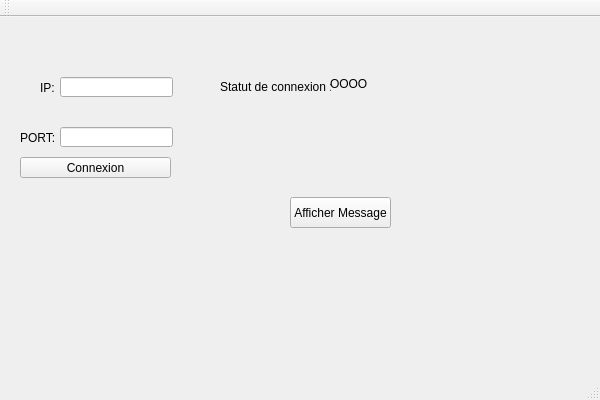
<?xml version="1.0" encoding="UTF-8"?>
<ui version="4.0">
 <class>QtWidgetsApplication1Class</class>
 <widget class="QMainWindow" name="QtWidgetsApplication1Class">
  <property name="geometry">
   <rect>
    <x>0</x>
    <y>0</y>
    <width>600</width>
    <height>400</height>
   </rect>
  </property>
  <property name="windowTitle">
   <string>QtWidgetsApplication1</string>
  </property>
  <widget class="QWidget" name="centralWidget">
   <widget class="QPushButton" name="pushButton">
    <property name="geometry">
     <rect>
      <x>20</x>
      <y>140</y>
      <width>151</width>
      <height>21</height>
     </rect>
    </property>
    <property name="text">
     <string>Connexion</string>
    </property>
   </widget>
   <widget class="QPushButton" name="pushButton_2">
    <property name="geometry">
     <rect>
      <x>290</x>
      <y>180</y>
      <width>101</width>
      <height>31</height>
     </rect>
    </property>
    <property name="text">
     <string>Afficher Message</string>
    </property>
   </widget>
   <widget class="QLabel" name="label">
    <property name="geometry">
     <rect>
      <x>40</x>
      <y>50</y>
      <width>16</width>
      <height>41</height>
     </rect>
    </property>
    <property name="text">
     <string>IP:</string>
    </property>
   </widget>
   <widget class="QLabel" name="label_2">
    <property name="geometry">
     <rect>
      <x>20</x>
      <y>100</y>
      <width>41</width>
      <height>41</height>
     </rect>
    </property>
    <property name="text">
     <string>PORT:</string>
    </property>
   </widget>
   <widget class="QLineEdit" name="lineEdit">
    <property name="geometry">
     <rect>
      <x>60</x>
      <y>60</y>
      <width>113</width>
      <height>20</height>
     </rect>
    </property>
   </widget>
   <widget class="QLineEdit" name="lineEdit_2">
    <property name="geometry">
     <rect>
      <x>60</x>
      <y>110</y>
      <width>113</width>
      <height>20</height>
     </rect>
    </property>
   </widget>
   <widget class="QLabel" name="label_3">
    <property name="geometry">
     <rect>
      <x>220</x>
      <y>60</y>
      <width>111</width>
      <height>20</height>
     </rect>
    </property>
    <property name="text">
     <string>Statut de connexion :</string>
    </property>
   </widget>
   <widget class="QLabel" name="label_4">
    <property name="geometry">
     <rect>
      <x>330</x>
      <y>60</y>
      <width>47</width>
      <height>13</height>
     </rect>
    </property>
    <property name="text">
     <string>OOOO</string>
    </property>
   </widget>
  </widget>
  <widget class="QMenuBar" name="menuBar">
   <property name="geometry">
    <rect>
     <x>0</x>
     <y>0</y>
     <width>600</width>
     <height>21</height>
    </rect>
   </property>
  </widget>
  <widget class="QToolBar" name="mainToolBar">
   <attribute name="toolBarArea">
    <enum>TopToolBarArea</enum>
   </attribute>
   <attribute name="toolBarBreak">
    <bool>false</bool>
   </attribute>
  </widget>
  <widget class="QStatusBar" name="statusBar"/>
 </widget>
 <layoutdefault spacing="6" margin="11"/>
 <resources>
  <include location="QtWidgetsApplication1.qrc"/>
 </resources>
 <connections/>
</ui>
